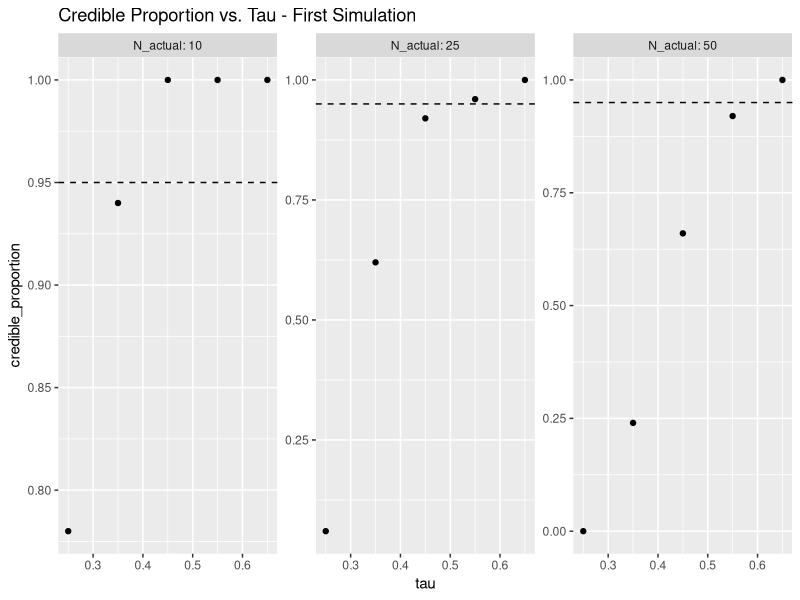
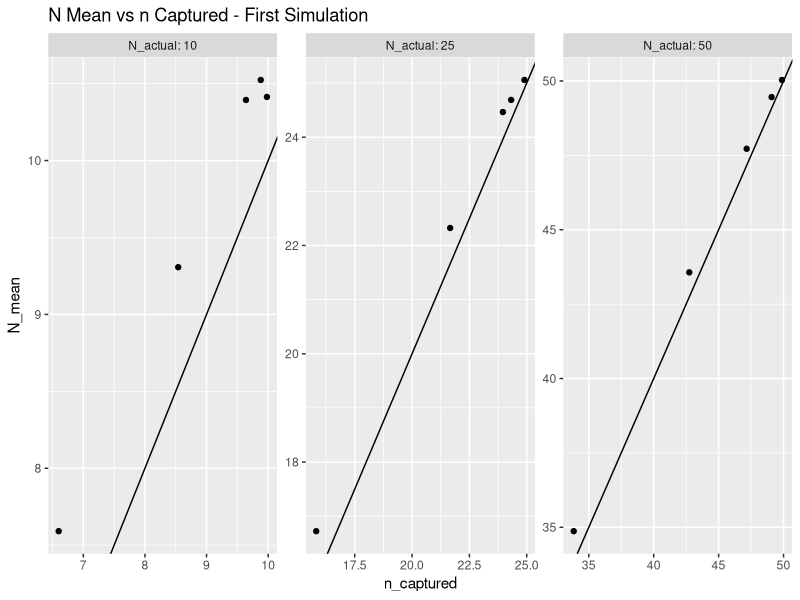
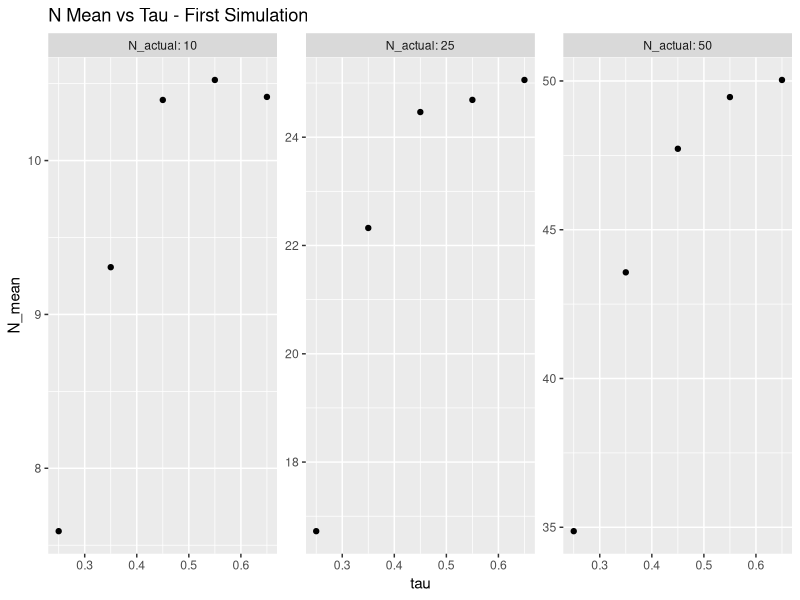
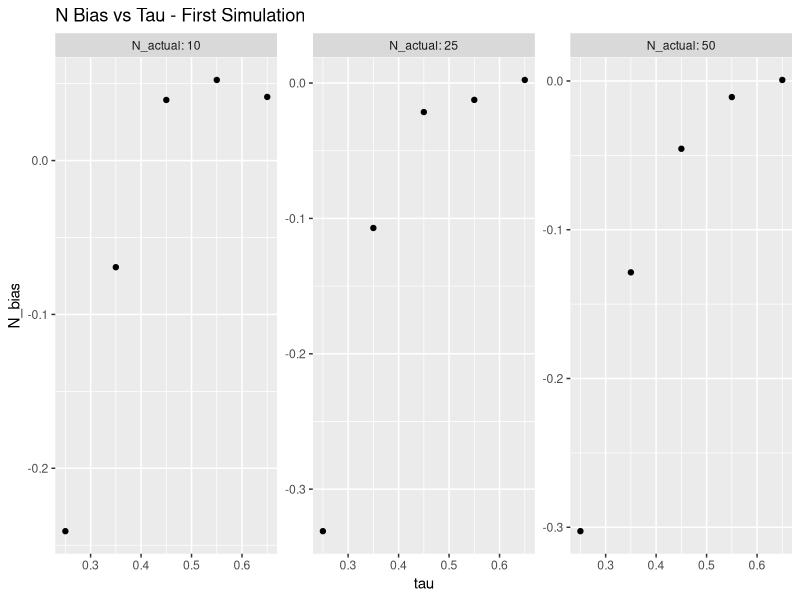
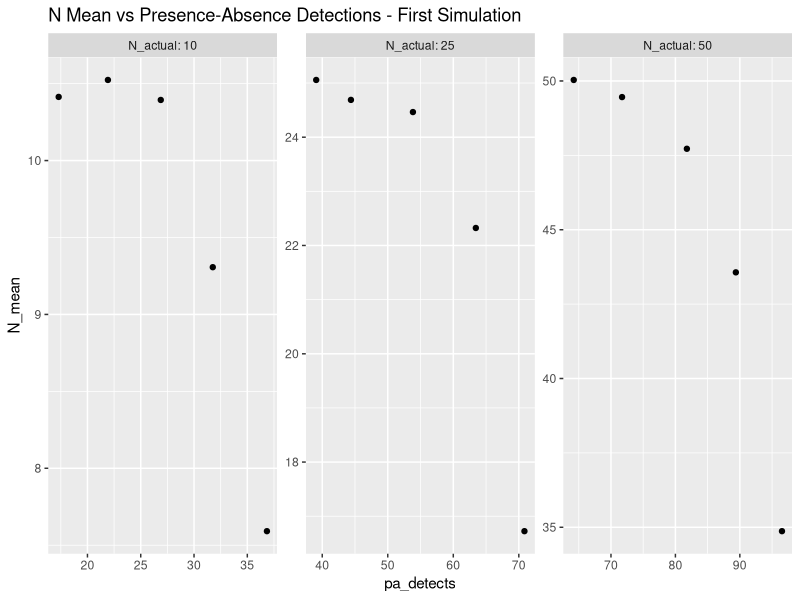
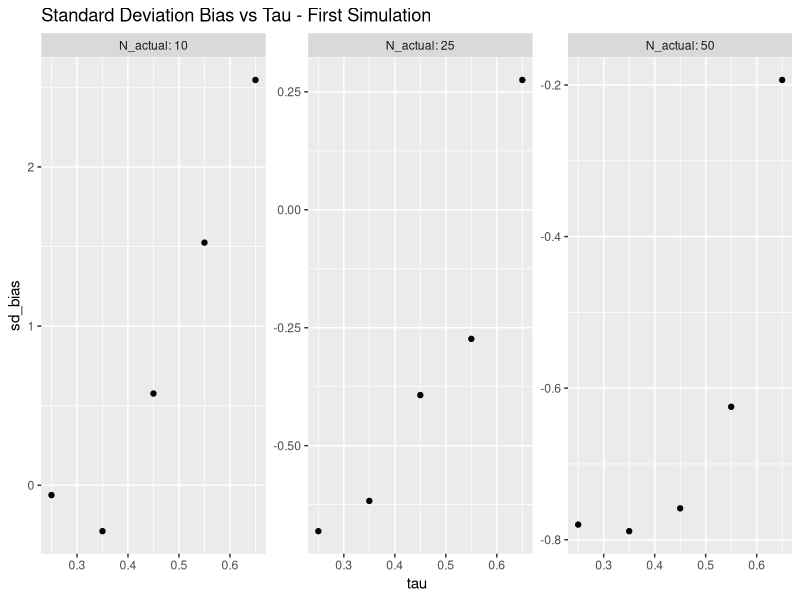
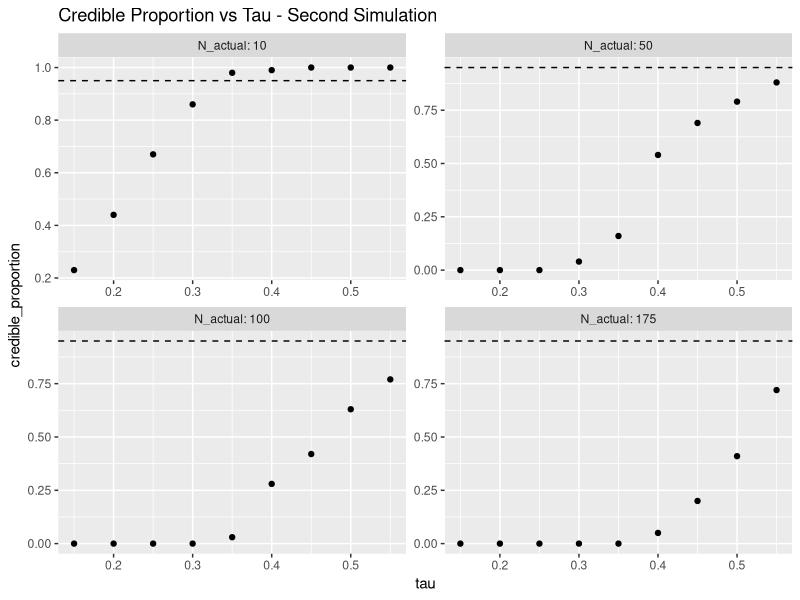
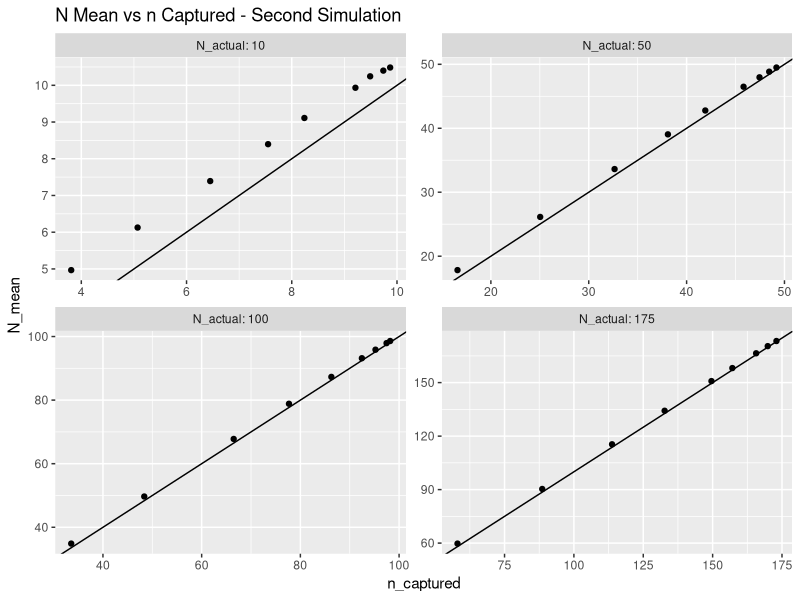

Here is the R script that generated these plots, in order: (Note: this script raises an error after producing the figures.)
## ---- chunk 1
knitr::opts_chunk$set(echo = FALSE)
knitr::opts_chunk$set(results = "hide")
library(ggplot2)
library(readr)
summary_stats_SimStudy4 <- read_csv("summary_stats_SimStudy4.csv")
summary_stats_SimStudy5 <- read_csv("summary_stats_SimStudy5.csv")
summary_stats_SimStudy7 <- read_csv("summary_stats_SimStudy7.csv")
summary_stats_SimStudy8 <- read_csv("summary_stats_SimStudy8.csv")
## ---- chunk 2

ggplot(data = summary_stats_SimStudy4, mapping = aes(x = tau, y = credible_proportion)) +
  geom_point() +
  facet_wrap(vars(N_actual), scales = "free", labeller = label_both) +
  geom_hline(yintercept = 0.95, lty = 2) +
  ggtitle("Credible Proportion vs. Tau - First Simulation")

ggsave("SimStudy4_credible_proportion_vs_tau.png", device = "png")

ggplot(data = summary_stats_SimStudy4, mapping = aes(x = n_captured, y = N_mean)) +
  geom_point() +
  facet_wrap(vars(N_actual), scales = "free", labeller = label_both) +
  geom_abline(slope = 1) +
  ggtitle("N Mean vs n Captured - First Simulation")

ggsave("SimStudy4_N_mean_vs_n_captured.png", device = "png")

ggplot(data = summary_stats_SimStudy4, mapping = aes(x = tau, y = N_mean)) +
  geom_point() +
  facet_wrap(vars(N_actual), scales = "free", labeller = label_both) +
  ggtitle("N Mean vs Tau - First Simulation")
ggsave("SimStudy4_N_mean_vs_tau.png", device = "png")

ggplot(data = summary_stats_SimStudy4, mapping = aes(x = tau, y = N_bias)) +
  geom_point() +
  facet_wrap(vars(N_actual), scales = "free", labeller = label_both) +
  ggtitle("N Bias vs Tau - First Simulation")
ggsave("SimStudy4_N_bias_vs_tau.png", device = "png")

ggplot(data = summary_stats_SimStudy4, mapping = aes(x = pa_detects, y = N_mean)) +
  geom_point() +
  facet_wrap(vars(N_actual), scales = "free", labeller = label_both) +
  ggtitle("N Mean vs Presence-Absence Detections - First Simulation")
ggsave("SimStudy4_N_mean_vs_pa_detects.png", device = "png")

ggplot(data = summary_stats_SimStudy4, mapping = aes(x = tau, y = sd_bias)) +
  geom_point() +
  facet_wrap(vars(N_actual), scales = "free", labeller = label_both) +
  ggtitle("Standard Deviation Bias vs Tau - First Simulation")
ggsave("SimStudy4_sd_bias_vs_tau.png", device = "png")
## ---- chunk 3

SimStudy5 <- subset(summary_stats_SimStudy5, N_actual == 10 | N_actual == 50 | N_actual == 100 | N_actual == 175)

ggplot(data = SimStudy5, mapping = aes(x = tau, y = credible_proportion)) +
  geom_point() +
  facet_wrap(vars(N_actual), scales = "free", labeller = label_both) +
  geom_hline(yintercept = 0.95, lty = 2) +
  ggtitle("Credible Proportion vs Tau - Second Simulation")

ggsave("SimStudy5_credible_proportion_vs_tau.png", device = "png")

ggplot(data = SimStudy5, mapping = aes(x = n_captured, y = N_mean)) +
  geom_point() +
  facet_wrap(vars(N_actual), scales = "free", labeller = label_both) +
  geom_abline(slope = 1) +
  ggtitle("N Mean vs n Captured - Second Simulation")

ggsave("SimStudy5_N_mean_vs_n_captured.png", device = "png")

ggplot(data = SimStudy5, mapping = aes(x = tau, y = N_mean)) +
  geom_point() +
  facet_wrap(vars(N_actual), scales = "free", labeller = label_both) +
  ggtitle("N Mean vs Tau - Second Simulation")
ggsave("SimStudy5_N_mean_vs_tau.png", device = "png")

ggplot(data = SimStudy5, mapping = aes(x = tau, y = N_bias)) +
  geom_point() +
  facet_wrap(vars(N_actual), scales = "free", labeller = label_both) +
  ggtitle("N Bias vs Tau - Second Simulation")
ggsave("SimStudy5_N_bias_vs_tau.png", device = "png")

ggplot(data = SimStudy5, mapping = aes(x = pa_detects, y = N_mean)) +
  geom_point() +
  facet_wrap(vars(N_actual), scales = "free", labeller = label_both) +
  ggtitle("N Mean vs Presence-Absence Detections - Second Simulation")
ggsave("SimStudy5_N_mean_vs_pa_detects.png", device = "png")

ggplot(data = SimStudy5, mapping = aes(x = tau, y = sd_bias)) +
  geom_point() +
  facet_wrap(vars(N_actual), scales = "free", labeller = label_both) +
  ggtitle("Standard Deviation Bias vs Tau - Second Simulation")
ggsave("SimStudy5_sd_bias_vs_tau.png", device = "png")
## ---- chunk 4

SimStudy7 <- subset(summary_stats_SimStudy7, N_actual == 10 | N_actual == 50 | N_actual == 100 | N_actual == 175)

ggplot(data = SimStudy7, mapping = aes(x = tau, y = credible_proportion)) +
  geom_point() +
  facet_wrap(vars(N_actual, ntraps), scales = "free", labeller = label_both) +
  geom_hline(yintercept = 0.95, lty = 2) +
  ggtitle("Credible Proportion vs Tau - Third Simulation")
ggsave("SimStudy7_credible_proportion_vs_tau.png", device = "png")

ggplot(data = SimStudy7, mapping = aes(x = n_captured, y = N_mean)) +
  geom_point() +
  facet_wrap(vars(N_actual, ntraps), scales = "free", labeller = label_both) +
  geom_abline(slope = 1) +
  ggtitle("N Mean vs n Captured - Third Simulation")
ggsave("SimStudy7_N_mean_vs_n_captured.png", device = "png")

ggplot(data = SimStudy7, mapping = aes(x = tau, y = N_mean)) +
  geom_point() +
  facet_wrap(vars(N_actual, ntraps), scales = "free", labeller = label_both) +
  ggtitle("N Mean vs Tau - Third Simulation")
ggsave("SimStudy7_N_mean_vs_tau.png", device = "png")

ggplot(data = SimStudy7, mapping = aes(x = pa_detects, y = N_mean)) +
  geom_point() +
  facet_wrap(vars(N_actual, nsites), scales = "free", labeller = label_both) +
  ggtitle("N Mean vs Presence-Absence Detections - Third Simulation")
ggsave("SimStudy7_N_mean_vs_pa_detects.png", device = "png")

ggplot(data = SimStudy7, mapping = aes(x = tau, y = sd_bias)) +
  geom_point() +
  facet_wrap(vars(N_actual, ntraps), scales = "free", labeller = label_both) +
  ggtitle("Standard Deviation Bias vs Tau - Third Simulation")
ggsave("SimStudy7_sd_bias_vs_tau.png", device = "png")
## ---- chunk 5

SimStudy8 <- subset(summary_stats_SimStudy8, N_actual == 1000)

ggplot(data = SimStudy8, mapping = aes(x = tau, y = credible_proportion)) +
  geom_point() +
  facet_wrap(vars(N_actual, ntraps, nsites), scales = "free", labeller = label_both) +
  geom_hline(yintercept = 0.95, lty = 2) +
  ggtitle("Credible Proportion vs Tau - Fourth Simulation")
ggsave("SimStudy8_credible_proportion_vs_tau.png", device = "png")

ggplot(data = SimStudy8, mapping = aes(x = n_captured, y = N_mean)) +
  geom_point() +
  facet_wrap(vars(N_actual, ntraps, nsites), scales = "free", labeller = label_both) +
  geom_abline(slope = 1) +
  ggtitle("N Mean vs. n Captured - Fourth Simulation")
ggsave("SimStudy8_N_mean_vs_n_captured.png", device = "png")

ggplot(data = SimStudy8, mapping = aes(x = tau, y = N_mean)) +
  geom_point() +
  facet_wrap(vars(N_actual, ntraps, nsites), scales = "free", labeller = label_both) +
  ggtitle("N Mean vs. Tau - Fourth Simulation")
ggsave("SimStudy8_N_mean_vs_tau.png", device = "png")

ggplot(data = SimStudy8, mapping = aes(x = pa_detects, y = N_mean)) +
  geom_point() +
  facet_wrap(vars(N_actual, ntraps, nsites), scales = "free", labeller = label_both) +
  ggtitle("N Mean vs. Presence-Absence Detections - Fourth Simulation")
ggsave("SimStudy8_N_mean_vs_pa_detects.png", device = "png")

ggplot(data = SimStudy8, mapping = aes(x = tau, y = sd_bias)) +
  geom_point() +
  facet_wrap(vars(N_actual, ntraps, nsites), scales = "free", labeller = label_both, labeller = label_both) +
  ggtitle("Standard Deviation Bias vs. Tau - Fourth Simulation")
ggsave("SimStudy8_sd_bias_vs_tau.png", device = "png")
